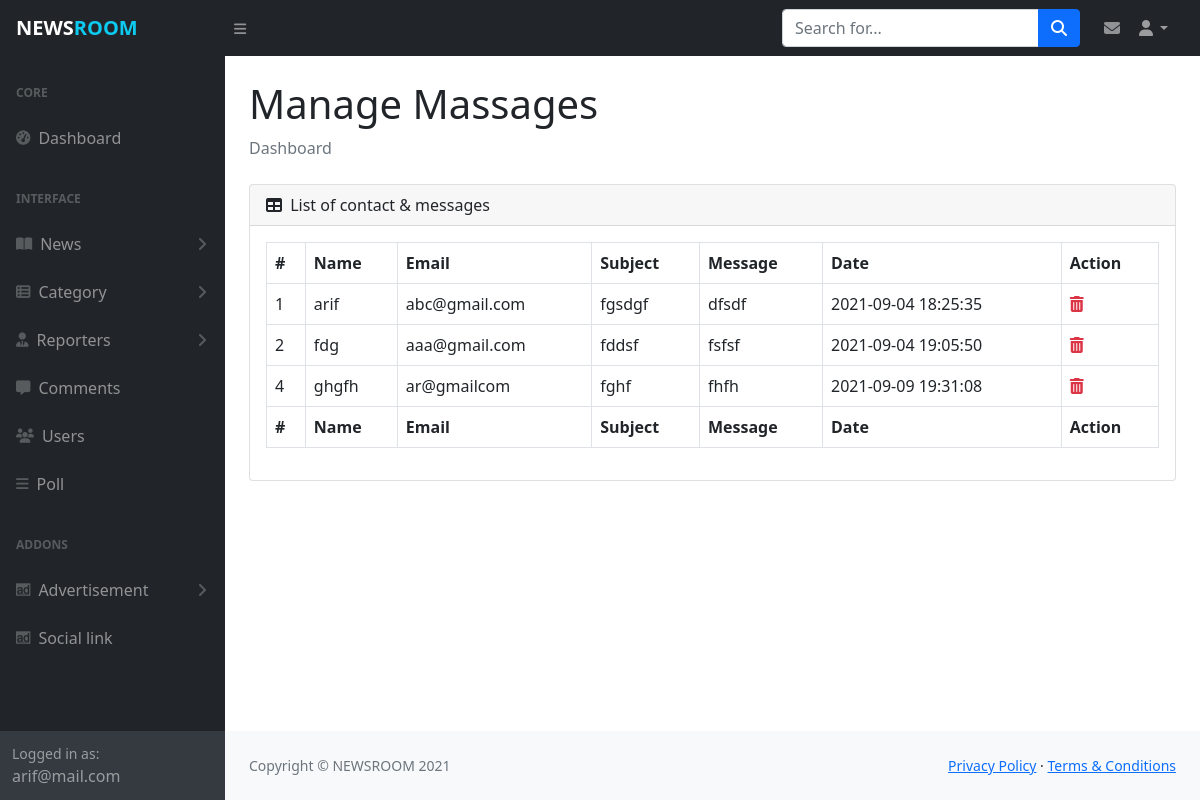
The app's page /admin/manage_massages.php (signed in), older data.
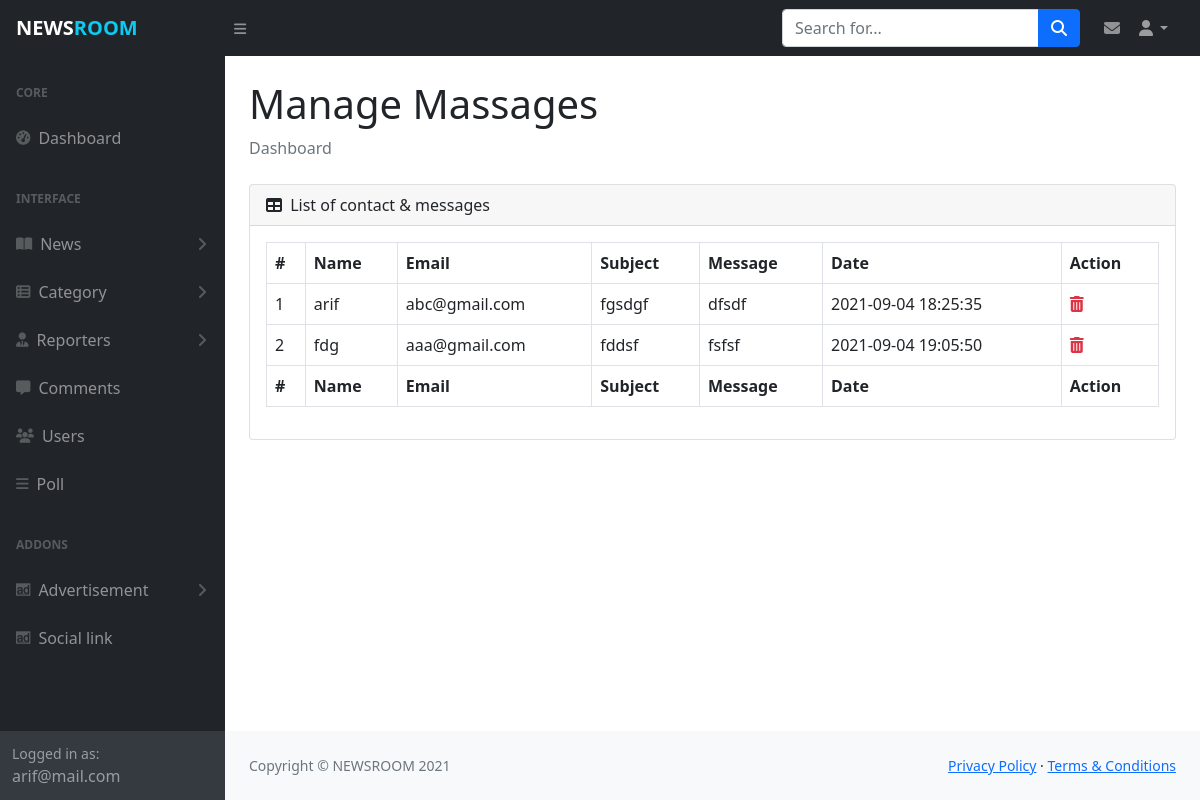
The same page, newer data.
### tables this page shows
CREATE TABLE `mycontact` (
  `id` int(11) NOT NULL,
  `sender_name` varchar(25) NOT NULL,
  `sender_email` varchar(30) DEFAULT NULL,
  `message_sub` varchar(150) NOT NULL,
  `message` mediumtext NOT NULL,
  `send_date` timestamp NOT NULL DEFAULT current_timestamp()
);

### admin/manage_massages.php (the view, shortened to what this page needs)
<?php include_once('includes/header.php');?>
<?php
    $sql="SELECT * FROM mycontact";
    $result=$db_config->query($sql);
?>
    <main>
        <div class="container-fluid px-4">
            <h1 class="mt-4">Manage Massages</h1>
            <ol class="breadcrumb mb-4">
                <li class="breadcrumb-item active">Dashboard</li>
            </ol>
            <div class="card mb-4">
                <div class="card-header">
                    <i class="fas fa-table me-1"></i>
                    List of contact & messages
                </div>
                <div class="card-body table-responsive">
                    <table id="datatablesSimple" class="table table-bordered">
                        <thead>
                            <tr>
                                <th>#</th>
                                <th>Name</th>
                                <th>Email</th>
                                <th>Subject</th>
                                <th>Message</th>
                                <th>Date</th>
                                <th>Action</th>
                            </tr>
                        </thead>
                        <tfoot>
                            <tr>
                                <th>#</th>
                                <th>Name</th>
                                <th>Email</th>
                                <th>Subject</th>
                                <th>Message</th>
                                <th>Date</th>
                                <th>Action</th>
                            </tr>
                        </tfoot>
                        <tbody>
                            <?php
                                while ($data=$result->fetch_object()) {
                                echo"<tr>
                                        <td>$data->id</td>
                                        <td>$data->sender_name</td>
                                        <td>$data->sender_email</td>
                                        <td>$data->message_sub</td>
                                        <td>$data->message</td>
                                        <td>$data->send_date</td>
                                        <td>
                                            <a href='includes/process.php?action=sms_del&id=$data->id' class='text-danger' onclick='return confirm(\"Are you sure about delete?\")'>
                                                <i class='fas fa-trash-alt'></i>
                                            </a>
                                        </td>
                                    </tr>";
                                }
                            ?>
                        </tbody>
                    </table>
                </div>
            </div>
        </div>
    </main>
<?php include_once('includes/footer.php');?>

Row changes from the older to the newer data that the page shows:
removed mycontact: id "4", sender_name "ghgfh", sender_email "ar@gmailcom", message_sub "fghf", message "fhfh", send_date "2021-09-09 19:31:08"
